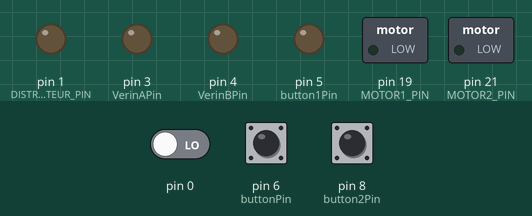
Simulated run of this program. Board: Arduino Mega 2560, built with avr-gcc and run on an emulated ATmega2560. On the bench: switched loads named in the program (green lamp = pin HIGH), output pins drawn as LEDs (lit = HIGH). The inputs (shaded band) are chosen by the test bench; at power-on: pin 0 LOW, pin 6 (buttonPin) LOW, pin 8 (button2Pin) LOW.

Above: at 1.2 s.
1.3 s: pin 0 driven HIGH
At 2.0 s:
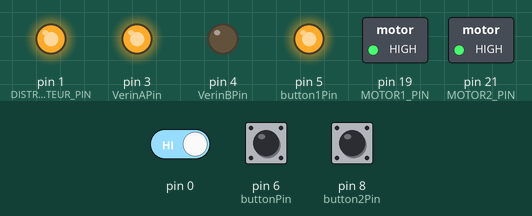
4.3 s: pin 0 driven LOW
At 7.7 s:
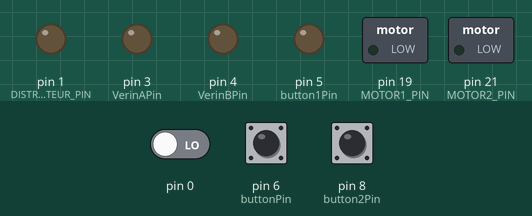
Timing chart, 0 to 9.2 s (numbered marks = the images above; inputs shaded):
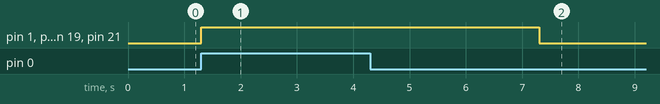

The program:

main.cpp
```cpp
#include <Arduino.h>

//Déclaration des broches d'entrée/sortie
const int MOTOR2_PIN = 21;
const int s1 =17;
const int buttonPin = 6;     // the number of the pushbutton pin
const int button1Pin = 5;     // the number of the pushbutton pin
const int button2Pin = 8;     // the number of the pushbutton pin
const int electrovanne_pin = 5;// broche de commande de l'électrovanne
const int DISTRIBUTEUR_PIN = 1;
const int VerinAPin = 3;
const int VerinBPin = 4;
const int MOTOR1_PIN = 19;
const int cp = 2;
const int dcy = 22;


int buttonState = 0;         // variable for reading the pushbutton status
int button1State = 0;         // variable for reading the pushbutton status
int button2State = 0;         // variable for reading the pushbutton status


void setup() {
  // put your setup code here, to run once:
    pinMode(MOTOR2_PIN, OUTPUT);
    pinMode(s1, INPUT);
    pinMode(MOTOR1_PIN, OUTPUT);
    pinMode(dcy, INPUT);
    pinMode(cp, INPUT);


    pinMode(electrovanne_pin, OUTPUT);
    pinMode(DISTRIBUTEUR_PIN, OUTPUT);
    pinMode(VerinAPin, OUTPUT);
    pinMode(VerinBPin, OUTPUT);
}

void loop() {
  // put your main code here, to run repeatedly:
    int s1 = digitalRead(s1);
    int dcy = digitalRead(dcy) ;
    int cp = digitalRead(cp);

  buttonState = digitalRead(buttonPin);
  button1State = digitalRead(button1Pin);
  button2State = digitalRead(button2Pin);

  // check if the pushbutton is pressed.
  // if it is, the buttonState is HIGH:
  if (buttonState == HIGH)
  {
    // turn LED on:
    digitalWrite(dcy, HIGH);
  } else {
    // turn LED off:
    digitalWrite(dcy, LOW);
  }

  if (button1State == HIGH) {
    // turn LED on:
    digitalWrite(cp, HIGH);
  } else {
    // turn LED off:
    digitalWrite(cp, LOW) ;
  }
  if (button2State == HIGH) {
    // turn LED on:
    digitalWrite(s1, HIGH);
  } else {
    // turn LED off:
    digitalWrite(s1, LOW) ;
  }

     if (dcy == HIGH && cp==HIGH && s1==HIGH )
     {
    digitalWrite(MOTOR1_PIN, HIGH); // Keep the motor on
     }
     if (dcy == HIGH && cp==HIGH && s1==HIGH )
     {
    digitalWrite(MOTOR2_PIN, HIGH);
    digitalWrite(electrovanne_pin, HIGH); // Activer l'électrovanne
    digitalWrite(DISTRIBUTEUR_PIN, HIGH); //Commande pour avancer le vérin
    digitalWrite(VerinAPin, HIGH);
    delay(3000); //Attente de 3 seconde pour que le vérin atteigne la position souhaitée
    digitalWrite(MOTOR2_PIN, LOW);
    digitalWrite(electrovanne_pin, LOW); // Désactiver l'électrovanne
    digitalWrite(DISTRIBUTEUR_PIN, LOW); //Arrêt de la commande
    digitalWrite(VerinAPin, LOW); //Commande pour reculer le vérin
     }
    else {
    digitalWrite(MOTOR1_PIN, LOW);
    digitalWrite(MOTOR2_PIN, LOW);
    digitalWrite(electrovanne_pin, LOW); // Désactiver l'électrovanne
    digitalWrite(DISTRIBUTEUR_PIN, LOW); //Arrêt de la commande
    digitalWrite(VerinAPin, LOW); //Commande pour reculer le vérin

    }
    if (s1==HIGH)
    {
    digitalWrite(MOTOR2_PIN, HIGH);
    digitalWrite(electrovanne_pin, HIGH); // Activer l'électrovanne
    digitalWrite(DISTRIBUTEUR_PIN, HIGH); //Commande pour avancer le vérin
    digitalWrite(VerinAPin, HIGH);
    delay(3000); //Attente de 3 seconde pour que le vérin atteigne la position souhaitée
    digitalWrite(MOTOR2_PIN, LOW);
    digitalWrite(electrovanne_pin, LOW); // Désactiver l'électrovanne
    digitalWrite(DISTRIBUTEUR_PIN, LOW); //Arrêt de la commande
    digitalWrite(VerinAPin, LOW); //Commande pour reculer le vérin
    }
    else
    {
    digitalWrite(MOTOR2_PIN, LOW);
    digitalWrite(electrovanne_pin, LOW); // Désactiver l'électrovanne
    digitalWrite(DISTRIBUTEUR_PIN, LOW); //Arrêt de la commande
    digitalWrite(VerinAPin, LOW); //Commande pour reculer le vérin
    }


}
```

Measured:
- after the input at 1.3 s, pin 1 (DISTRIBUTEUR_PIN), pin 3 (VerinAPin), pin 5 (button1Pin), pin 19 (MOTOR1_PIN), pin 21 (MOTOR2_PIN): LOW → HIGH at once
- after the input at 4.3 s, pin 1 (DISTRIBUTEUR_PIN), pin 3 (VerinAPin), pin 5 (button1Pin), pin 19 (MOTOR1_PIN), pin 21 (MOTOR2_PIN): HIGH → LOW after 3.0 s
